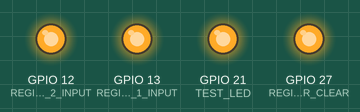
This sketch was run on a simulated ESP32. Shown: output pins drawn as LEDs (lit = HIGH). Pins used as bus, display or sensor lines are not drawn; what the sketch prints to the serial monitor is not drawn.

Above: at 0.1 s.
Timing chart, 0 to 1.6 s (numbered marks = the images above):
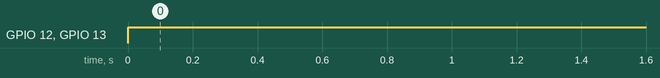

Measured:
- by itself, GPIO 12 (REGISTER_2_INPUT), GPIO 13 (REGISTER_1_INPUT): LOW → HIGH at 0.00 s

The sketch:

trabalhandoComRegistrador.ino
```cpp
#define REGISTER_CLEAR 27
#define REGISTER_CLOCK 14
#define REGISTER_2_INPUT 12
#define REGISTER_1_INPUT 13

#define TEST_LED 21

void setup() {
  Serial.begin(115200);

  pinMode(TEST_LED, OUTPUT);
  digitalWrite(TEST_LED, HIGH);

  pinMode(REGISTER_CLEAR, OUTPUT);
  pinMode(REGISTER_CLOCK, OUTPUT);
  pinMode(REGISTER_2_INPUT, OUTPUT);
  pinMode(REGISTER_1_INPUT, OUTPUT);

  digitalWrite(REGISTER_CLEAR, HIGH);
}

void loop() {
  for (int i = 0; i < 8; i++) {
    Serial.write("Entrei no loop");
    digitalWrite(REGISTER_CLOCK, LOW);
    digitalWrite(REGISTER_1_INPUT, HIGH);
    digitalWrite(REGISTER_2_INPUT, HIGH);
    digitalWrite(REGISTER_CLOCK, HIGH);
    delay(200);
  }

}
```
